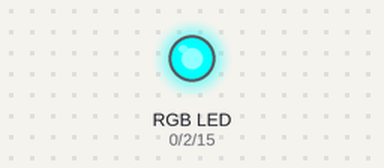
Recording of a sketch running on a simulated Arduino Uno, built with avr-gcc and run on an emulated ATmega328P. Parts: an RGB LED mixed from three pins (HIGH = lit).

Above: at 1.0 s.
At 5.0 s:
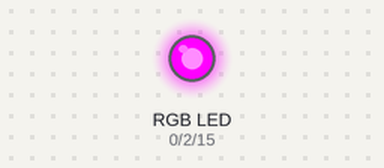
At 9.0 s:
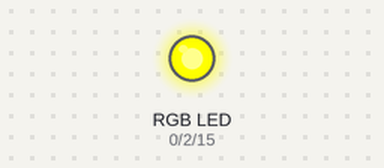
At 11.0 s:
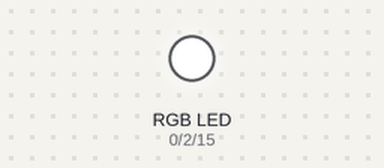
Timing chart, 0 to 15.6 s (numbered marks = the images above):
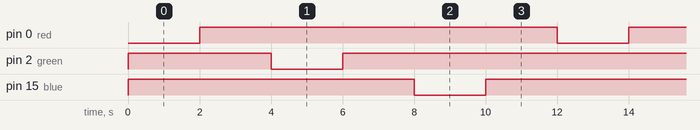

Measured:
- by itself, pin 0 (red), pin 2 (green), pin 15 (blue): alternates HIGH for 10.0 s and LOW for 2.0 s
- by itself, everything shown: repeats every 12.0 s, in 6 steps

The sketch:

RGBBlink.ino
```cpp
int red = 0;
int green = 2;
int blue = 15;

// the setup routine runs once when you press reset:
void setup()
{
// initialize the digital pin as an output.
pinMode(red, OUTPUT);
pinMode(green, OUTPUT);
pinMode(blue, OUTPUT);
digitalWrite(red, HIGH);
digitalWrite(green, HIGH);
digitalWrite(blue, HIGH);
}

// the loop routine runs over and over again forever:
void loop() {
digitalWrite(red, LOW); // turn the LED on
delay(2000); // wait for a second
digitalWrite(red, HIGH); // turn the LED off by making the voltage LOW
delay(2000); // wait for a second
digitalWrite(green, LOW); // turn the LED on
delay(2000); // wait for a second
digitalWrite(green, HIGH); // turn the LED off by making the voltage LOW
delay(2000); // wait for a second
digitalWrite(blue, LOW); // turn the LED on
delay(2000); // wait for a second
digitalWrite(blue, HIGH); // turn the LED off by making the voltage LOW
delay(2000); // wait for a second
}
```
